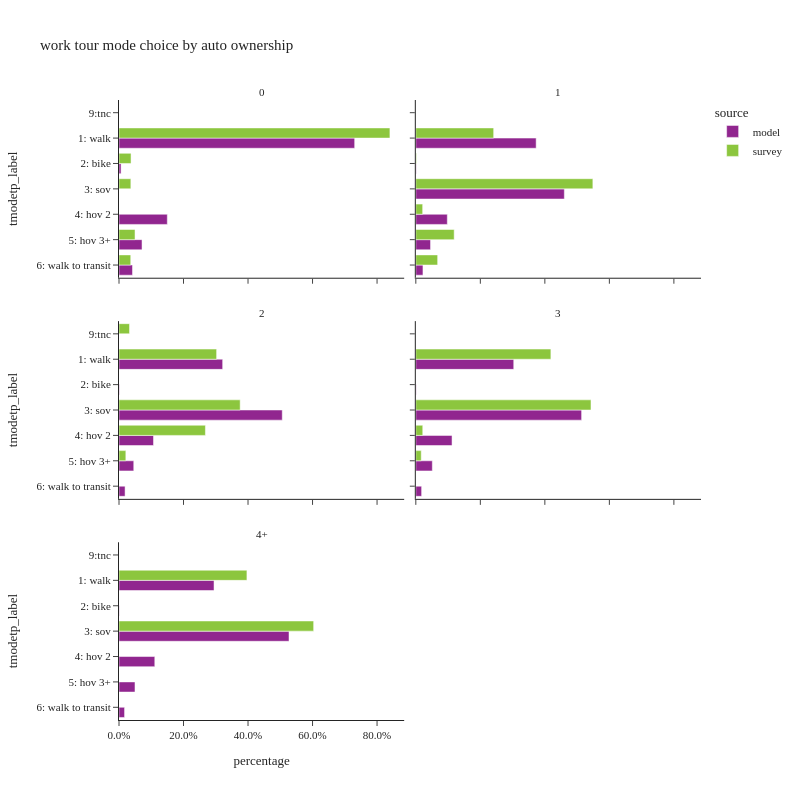

Write notebook code for a chart like this one.
### Code cell
plot_mode_choice(wk_base_subtour.loc[wk_base_subtour['auto_ownership_4+']!="-1"],"auto_ownership_4+",
                 {"auto_ownership_4+":["0","1","2","3","4+"],
                  "tmodetp_label":["1: walk","2: bike","3: sov","4: hov 2","5: hov 3+","6: walk to transit",
                                   "7: park-and-ride","8: school bus","9: otherâ€“survey only"]},
                 "auto ownership",2,800)

### Figure 1 — Plotly figure (JSON) as saved in the notebook; plotly's stock layout.template omitted (floating-point values rounded to 4 significant figures)
{"data": [{"alignmentgroup": "True", "customdata": [[3664], [32], [751], [358], [210]], "hovertemplate": "source=model<br>auto_ownership_4+=0<br>percentage=%{x}<br>tmodetp_label=%{y}<br>sample count=%{customdata[0]}<extra></extra>", "legendgroup": "model", "marker": {"color": "#91268F", "pattern": {"shape": ""}}, "name": "model", "offsetgroup": "model", "orientation": "h", "showlegend": true, "textposition": "auto", "type": "bar", "x": [0.7306, 0.006381, 0.1498, 0.07139, 0.04187], "xaxis": "x5", "y": ["1: walk", "2: bike", "4: hov 2", "5: hov 3+", "6: walk to transit"], "yaxis": "y5"}, {"alignmentgroup": "True", "customdata": [[13743], [43], [16963], [3597], [1681], [815]], "hovertemplate": "source=model<br>auto_ownership_4+=1<br>percentage=%{x}<br>tmodetp_label=%{y}<br>sample count=%{customdata[0]}<extra></extra>", "legendgroup": "model", "marker": {"color": "#91268F", "pattern": {"shape": ""}}, "name": "model", "offsetgroup": "model", "orientation": "h", "showlegend": false, "textposition": "auto", "type": "bar", "x": [0.373, 0.001167, 0.4604, 0.09763, 0.04563, 0.02212], "xaxis": "x6", "y": ["1: walk", "2: bike", "3: sov", "4: hov 2", "5: hov 3+", "6: walk to transit"], "yaxis": "y6"}, {"alignmentgroup": "True", "customdata": [[19722], [64], [31059], [6565], [2807], [1154]], "hovertemplate": "source=model<br>auto_ownership_4+=2<br>percentage=%{x}<br>tmodetp_label=%{y}<br>sample count=%{customdata[0]}<extra></extra>", "legendgroup": "model", "marker": {"color": "#91268F", "pattern": {"shape": ""}}, "name": "model", "offsetgroup": "model", "orientation": "h", "showlegend": false, "textposition": "auto", "type": "bar", "x": [0.3214, 0.001043, 0.5061, 0.107, 0.04574, 0.0188], "xaxis": "x3", "y": ["1: walk", "2: bike", "3: sov", "4: hov 2", "5: hov 3+", "6: walk to transit"], "yaxis": "y3"}, {"alignmentgroup": "True", "customdata": [[9241], [33], [15646], [3418], [1557], [547]], "hovertemplate": "source=model<br>auto_ownership_4+=3<br>percentage=%{x}<br>tmodetp_label=%{y}<br>sample count=%{customdata[0]}<extra></extra>", "legendgroup": "model", "marker": {"color": "#91268F", "pattern": {"shape": ""}}, "name": "model", "offsetgroup": "model", "orientation": "h", "showlegend": false, "textposition": "auto", "type": "bar", "x": [0.3036, 0.001084, 0.514, 0.1123, 0.05115, 0.01797], "xaxis": "x4", "y": ["1: walk", "2: bike", "3: sov", "4: hov 2", "5: hov 3+", "6: walk to transit"], "yaxis": "y4"}, {"alignmentgroup": "True", "customdata": [[6781], [15], [12132], [2554], [1141], [397]], "hovertemplate": "source=model<br>auto_ownership_4+=4+<br>percentage=%{x}<br>tmodetp_label=%{y}<br>sample count=%{customdata[0]}<extra></extra>", "legendgroup": "model", "marker": {"color": "#91268F", "pattern": {"shape": ""}}, "name": "model", "offsetgroup": "model", "orientation": "h", "showlegend": false, "textposition": "auto", "type": "bar", "x": [0.2946, 0.0006516, 0.527, 0.1109, 0.04957, 0.01725], "xaxis": "x", "y": ["1: walk", "2: bike", "3: sov", "4: hov 2", "5: hov 3+", "6: walk to transit"], "yaxis": "y"}, {"alignmentgroup": "True", "customdata": [[17], [1], [1], [1], [1]], "hovertemplate": "source=survey<br>auto_ownership_4+=0<br>percentage=%{x}<br>tmodetp_label=%{y}<br>sample count=%{customdata[0]}<extra></extra>", "legendgroup": "survey", "marker": {"color": "#8CC63E", "pattern": {"shape": ""}}, "name": "survey", "offsetgroup": "survey", "orientation": "h", "showlegend": true, "textposition": "auto", "type": "bar", "x": [0.8399, 0.03732, 0.03673, 0.04968, 0.03639], "xaxis": "x5", "y": ["1: walk", "2: bike", "3: sov", "5: hov 3+", "6: walk to transit"], "yaxis": "y5"}, {"alignmentgroup": "True", "customdata": [[45], [3], [28], [5], [9], [1]], "hovertemplate": "source=survey<br>auto_ownership_4+=1<br>percentage=%{x}<br>tmodetp_label=%{y}<br>sample count=%{customdata[0]}<extra></extra>", "legendgroup": "survey", "marker": {"color": "#8CC63E", "pattern": {"shape": ""}}, "name": "survey", "offsetgroup": "survey", "orientation": "h", "showlegend": false, "textposition": "auto", "type": "bar", "x": [0.2413, 0.002018, 0.5488, 0.02122, 0.1189, 0.06768], "xaxis": "x6", "y": ["1: walk", "2: bike", "3: sov", "4: hov 2", "5: hov 3+", "6: walk to transit"], "yaxis": "y6"}, {"alignmentgroup": "True", "customdata": [[13], [23], [2], [2], [1]], "hovertemplate": "source=survey<br>auto_ownership_4+=2<br>percentage=%{x}<br>tmodetp_label=%{y}<br>sample count=%{customdata[0]}<extra></extra>", "legendgroup": "survey", "marker": {"color": "#8CC63E", "pattern": {"shape": ""}}, "name": "survey", "offsetgroup": "survey", "orientation": "h", "showlegend": false, "textposition": "auto", "type": "bar", "x": [0.3026, 0.3757, 0.2679, 0.0212, 0.03262], "xaxis": "x3", "y": ["1: walk", "3: sov", "4: hov 2", "5: hov 3+", "9:tnc"], "yaxis": "y3"}, {"alignmentgroup": "True", "customdata": [[3], [10], [1], [1]], "hovertemplate": "source=survey<br>auto_ownership_4+=3<br>percentage=%{x}<br>tmodetp_label=%{y}<br>sample count=%{customdata[0]}<extra></extra>", "legendgroup": "survey", "marker": {"color": "#8CC63E", "pattern": {"shape": ""}}, "name": "survey", "offsetgroup": "survey", "orientation": "h", "showlegend": false, "textposition": "auto", "type": "bar", "x": [0.4187, 0.543, 0.0215, 0.01677], "xaxis": "x4", "y": ["1: walk", "3: sov", "4: hov 2", "5: hov 3+"], "yaxis": "y4"}, {"alignmentgroup": "True", "customdata": [[3], [7]], "hovertemplate": "source=survey<br>auto_ownership_4+=4+<br>percentage=%{x}<br>tmodetp_label=%{y}<br>sample count=%{customdata[0]}<extra></extra>", "legendgroup": "survey", "marker": {"color": "#8CC63E", "pattern": {"shape": ""}}, "name": "survey", "offsetgroup": "survey", "orientation": "h", "showlegend": false, "textposition": "auto", "type": "bar", "x": [0.3966, 0.6034], "xaxis": "x", "y": ["1: walk", "3: sov"], "yaxis": "y"}], "layout": {"annotations": [{"font": {}, "showarrow": false, "text": "4+", "x": 0.245, "xanchor": "center", "xref": "paper", "y": 0.2867, "yanchor": "bottom", "yref": "paper"}, {"font": {}, "showarrow": false, "text": "2", "x": 0.245, "xanchor": "center", "xref": "paper", "y": 0.6433, "yanchor": "bottom", "yref": "paper"}, {"font": {}, "showarrow": false, "text": "3", "x": 0.755, "xanchor": "center", "xref": "paper", "y": 0.6433, "yanchor": "bottom", "yref": "paper"}, {"font": {}, "showarrow": false, "text": "0", "x": 0.245, "xanchor": "center", "xref": "paper", "y": 1.0, "yanchor": "bottom", "yref": "paper"}, {"font": {}, "showarrow": false, "text": "1", "x": 0.755, "xanchor": "center", "xref": "paper", "y": 1.0, "yanchor": "bottom", "yref": "paper"}], "barmode": "group", "height": 800, "legend": {"title": {"text": "source"}, "tracegroupgap": 0}, "title": {"text": "work tour mode choice by auto ownership"}, "width": 800, "xaxis": {"anchor": "y", "domain": [0.0, 0.49], "tickformat": ".1%", "title": {"text": "percentage"}}, "xaxis2": {"anchor": "y2", "domain": [0.51, 1.0], "matches": "x", "tickformat": ".1%", "title": {"text": "percentage"}}, "xaxis3": {"anchor": "y3", "domain": [0.0, 0.49], "matches": "x", "showticklabels": false, "tickformat": ".1%"}, "xaxis4": {"anchor": "y4", "domain": [0.51, 1.0], "matches": "x", "showticklabels": false, "tickformat": ".1%"}, "xaxis5": {"anchor": "y5", "domain": [0.0, 0.49], "matches": "x", "showticklabels": false, "tickformat": ".1%"}, "xaxis6": {"anchor": "y6", "domain": [0.51, 1.0], "matches": "x", "showticklabels": false, "tickformat": ".1%"}, "yaxis": {"anchor": "x", "categoryarray": ["9: otherâ€“survey only", "8: school bus", "7: park-and-ride", "6: walk to transit", "5: hov 3+", "4: hov 2", "3: sov", "2: bike", "1: walk"], "categoryorder": "array", "domain": [0.0, 0.2867], "title": {"text": "tmodetp_label"}}, "yaxis2": {"anchor": "x2", "domain": [0.0, 0.2867], "matches": "y", "showticklabels": false}, "yaxis3": {"anchor": "x3", "categoryarray": ["9: otherâ€“survey only", "8: school bus", "7: park-and-ride", "6: walk to transit", "5: hov 3+", "4: hov 2", "3: sov", "2: bike", "1: walk"], "categoryorder": "array", "domain": [0.3567, 0.6433], "matches": "y", "title": {"text": "tmodetp_label"}}, "yaxis4": {"anchor": "x4", "domain": [0.3567, 0.6433], "matches": "y", "showticklabels": false}, "yaxis5": {"anchor": "x5", "categoryarray": ["9: otherâ€“survey only", "8: school bus", "7: park-and-ride", "6: walk to transit", "5: hov 3+", "4: hov 2", "3: sov", "2: bike", "1: walk"], "categoryorder": "array", "domain": [0.7133, 1.0], "matches": "y", "title": {"text": "tmodetp_label"}}, "yaxis6": {"anchor": "x6", "domain": [0.7133, 1.0], "matches": "y", "showticklabels": false}}}
